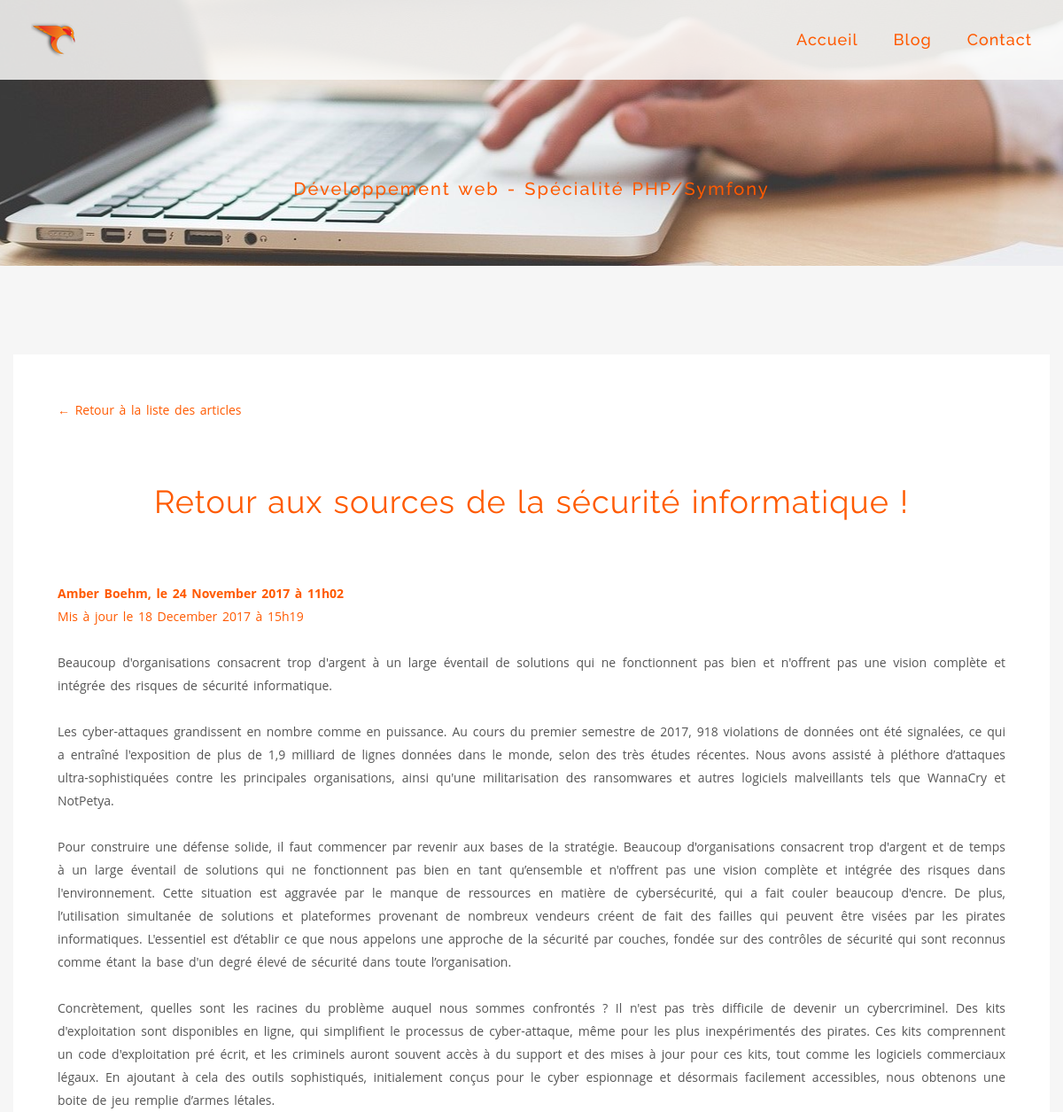
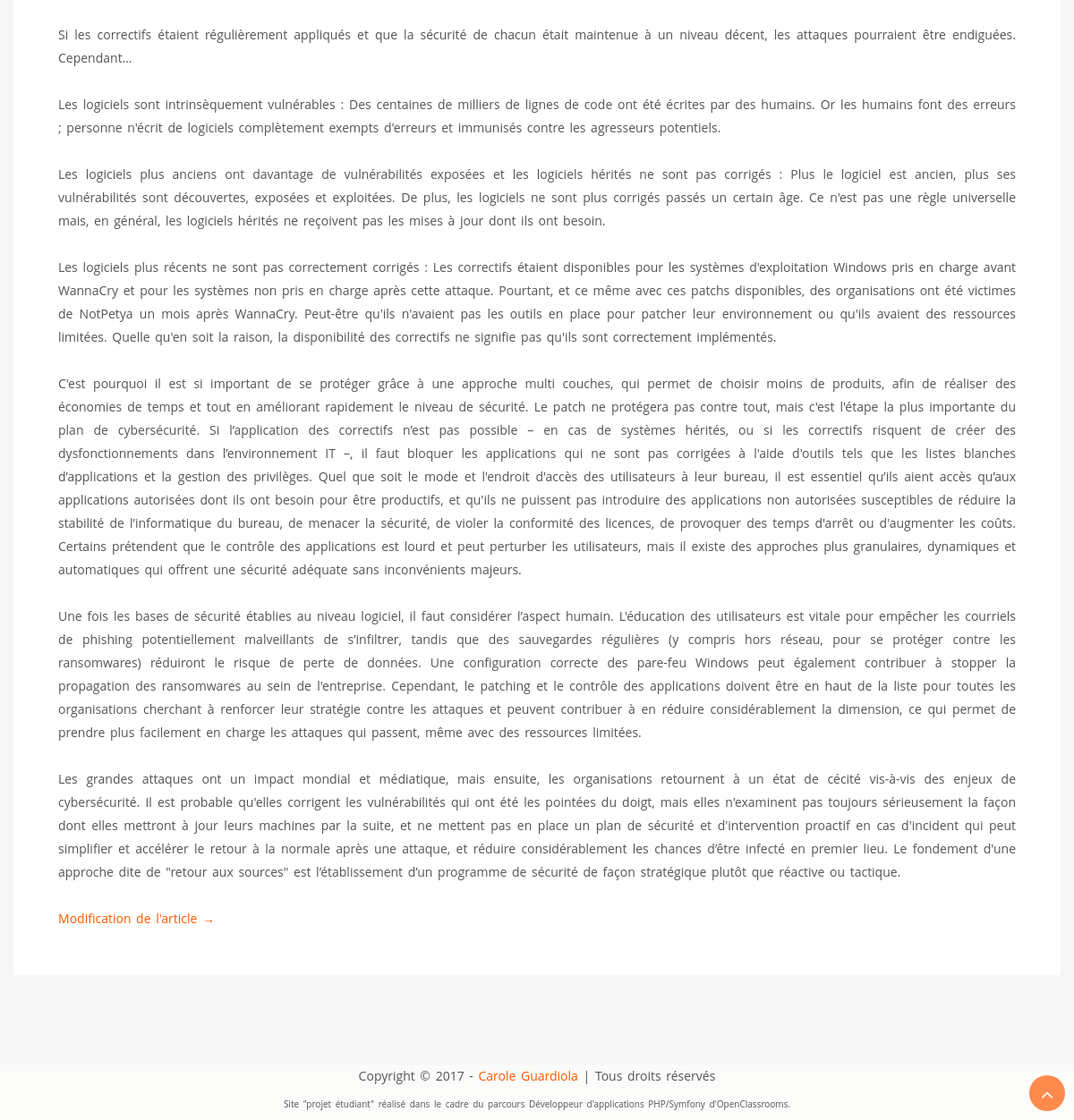
Page /index.php?action=post&id=2 on the committed database (2 pictures, top to bottom).
### tables this page shows
CREATE TABLE IF NOT EXISTS `posts` (
  `id` int(10) UNSIGNED NOT NULL AUTO_INCREMENT,
  `title` varchar(255) NOT NULL,
  `author` varchar(255) NOT NULL,
  `trailer` varchar(255) NOT NULL,
  `content` longtext NOT NULL,
  `dateCreation` datetime NOT NULL DEFAULT CURRENT_TIMESTAMP,
  `dateUpdate` datetime DEFAULT NULL,
  `dateDelete` datetime DEFAULT NULL,
  PRIMARY KEY (`id`)
);

### controller/PostController.php (called while the page is built, shortened)
<?php
class PostController
{
    public function uniquePost($id)
    {
        $postManager = new PostManager();
        $posted = $postManager->getPost($id);
        require('view/frontend/postView.php');
    }
}

### model/DBConnexion.php (called while the page is built, shortened)
<?php
class DBConnexion
{
    private static $db;
    public static function dbConnect()
    {
        $params = [
            'host'=>'localhost;',
            'dbname'=>'blog;charset=utf8',
            'username'=>'root',
            'password'=>''
        ];
        if(self::$db === null) {
            $db = new PDO('mysql:host='.$params['host'].'dbname='.$params['dbname'],
                    $params['username'],$params['password']
            );
            $db->setAttribute(PDO::ATTR_ERRMODE, PDO::ERRMODE_EXCEPTION);
        }
        return $db;
    }
}

### model/PostManager.php (called while the page is built, shortened)
<?php
class PostManager
{
	private $db;
    public function __construct()
    {
        $this->db = DBConnexion::dbConnect();
    }
	public function getPost($postId)
    {
        $req = $this->db->prepare('SELECT id, title, author, trailer, content, dateCreation, dateUpdate, dateDelete FROM posts WHERE id = :id');
        $req->bindValue(':id', (int) $postId, PDO::PARAM_INT);
        $req->execute();
        $req->setFetchMode(PDO::FETCH_CLASS | PDO::FETCH_PROPS_LATE, '\CaroleGuardiola\P5OCBlog\Model\Post');
        return $req->fetch();
    }
}

### model/Post.php (called while the page is built, shortened)
<?php
class Post
{
    private   $id;
    private   $title;
    private   $author;
    private   $trailer;
    private   $content;
    private   $dateCreation;
    private   $dateUpdate;
    public function getId()
    {
        return $this->id;
    }
    public function getTitle()
    {
        return $this->title;
    }
    public function getAuthor()
    {
        return $this->author;
    }
    public function getTrailer()
    {
        return $this->trailer;
    }
    public function getContent()
    {
        return $this->content;
    }
    public function getDateCreationFr()
    {
        $dateFr = utf8_encode(strftime('%d %B %Y', strtotime($this->dateCreation)));
        $heureFr = utf8_encode(strftime('%Hh%M', strtotime($this->dateCreation)));
        return $dateFr . ' à ' . $heureFr;
    }
    public function getDateUpdateFr()
    {
        $dateFr = utf8_encode(strftime('%d %B %Y', strtotime($this->dateUpdate)));
        $heureFr = utf8_encode(strftime('%Hh%M', strtotime($this->dateUpdate)));
        return $dateFr . ' à ' . $heureFr;
    }
}

### view/frontend/PostView.php (the view, shortened to what this page needs)
<div class="container content">
	<div class="row page-wrapper">
		<section class="blog" id="blog">
			<div class="row">
				<div class="col-md-12">
					<a href="index.php?action=listPosts" class="more-link"><span class="meta-nav">&larr;</span> Retour à la liste des articles</a>
					<div class="section-title st-center">
						<h1><?= htmlspecialchars($posted->getTitle()); ?></h1>
					</div>
					<div class="blog-post-unique">
						<div class="post-meta-detail">
							<p><strong>
								<?= htmlspecialchars($posted->getAuthor()); ?>, le <?= htmlspecialchars($posted->getDateCreationFr()),'<br /></strong>';
								if ($posted->getDateCreationFr() != $posted->getDateUpdateFr()) {
							    	echo 'Mis à jour le ', htmlspecialchars($posted->getDateUpdateFr());
							    }
							    ?>
							</p>
						</div>
						<div class="post-content">
							<p><?= nl2br(htmlspecialchars($posted->getTrailer()));?></p>
							<p><?= nl2br(htmlspecialchars($posted->getContent()));?></p>
							<a href="index.php?action=modifyPost&amp;id=<?= $posted->getId();?>" class="more-link">Modification de l'article <span class="meta-nav">&rarr;</span></a>
						</div>
					</div>
				</div>
			</div>
		</section>
	</div>
</div>
<?php require('templatePosts.php'); ?>

### public/css/style.css (style rules this page uses)
body { font-family: "Open Sans"; background: rgba(246,246,246,1); color: #555555; font-weight: 400; font-size: 14px; line-height: 26px; word-spacing: 2px; -webkit-font-smoothing: antialiased; }
p { margin-bottom: 26px; }
a { color: #ff5a00; text-decoration: none !important; -webkit-transition: color 0.3s; transition: color 0.3s; }
h1, h2, h3, h4, h5, h6 { font-family: "Raleway"; color: #ff5a00; letter-spacing: 1px; font-weight: 400; }
.content { padding-top: 100px; padding-bottom: 100px; }
.page-wrapper { padding: 50px; background-color: #fff; }
.section-title { margin-bottom: 70px; }
.section-title.st-center, .section-title.st-center ul { text-align: center; }
.section-title.st-center:before { margin: auto; }
.section-title:before { content: ""; display: block; width: 150px; height: 51px; background-repeat: no-repeat; }
.post-meta-detail p { color: #ff5a00; }
.post-content { text-align: justify; }

### rows in the picture
posts: title "Retour aux sources de la sécurité informatique !", author "Amber Boehm", dateCreation "24 November 2017 à 11h02", dateUpdate "18 December 2017 à 15h19", trailer "Beaucoup d'organisations consacrent trop d'argent à un large éventail de solutions qui ne fonctionnent pas bien et n'offrent pas une vision complète et intégrée des risques de sécurité informatique.", content "Les cyber-attaques grandissent en nombre comme en puissance. Au cours du premier semestre de 2017, 918 violations de données ont été signalées, ce qui a entraîné l'exposition de plus de 1,9 milliard de lignes données dans le monde, selon des très études récentes. Nous avons assisté à pléthore d’attaques ultra-sophistiquées contre les principales organisations, ainsi qu'une militarisation des ransomwares et autres logiciels malveillants tels que WannaCry et NotPetya. Pour construire une défense solide, il faut commencer par revenir aux bases de la stratégie. Beaucoup d'organisations consacrent trop d'argent et de temps à un large éventail de solutions qui ne fonctionnent pas bien en tant…"
